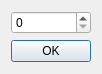
<?xml version="1.0" encoding="UTF-8"?>
<ui version="4.0">
 <class>Vitesse</class>
 <widget class="QDialog" name="Vitesse">
  <property name="geometry">
   <rect>
    <x>0</x>
    <y>0</y>
    <width>95</width>
    <height>74</height>
   </rect>
  </property>
  <property name="sizePolicy">
   <sizepolicy hsizetype="MinimumExpanding" vsizetype="MinimumExpanding">
    <horstretch>0</horstretch>
    <verstretch>0</verstretch>
   </sizepolicy>
  </property>
  <property name="windowTitle">
   <string>Changer la vitesse du diaporama</string>
  </property>
  <layout class="QVBoxLayout" name="verticalLayout">
   <item>
    <layout class="QHBoxLayout" name="horizontalLayout">
     <item>
      <widget class="QSpinBox" name="spinBox">
       <property name="sizePolicy">
        <sizepolicy hsizetype="MinimumExpanding" vsizetype="Maximum">
         <horstretch>0</horstretch>
         <verstretch>0</verstretch>
        </sizepolicy>
       </property>
      </widget>
     </item>
    </layout>
   </item>
   <item>
    <layout class="QHBoxLayout" name="horizontalLayout_2">
     <item>
      <widget class="QDialogButtonBox" name="buttonBox">
       <property name="sizePolicy">
        <sizepolicy hsizetype="Maximum" vsizetype="Maximum">
         <horstretch>0</horstretch>
         <verstretch>0</verstretch>
        </sizepolicy>
       </property>
       <property name="orientation">
        <enum>Qt::Horizontal</enum>
       </property>
       <property name="standardButtons">
        <set>QDialogButtonBox::Ok</set>
       </property>
       <property name="centerButtons">
        <bool>false</bool>
       </property>
      </widget>
     </item>
    </layout>
   </item>
  </layout>
 </widget>
 <resources/>
 <connections>
  <connection>
   <sender>buttonBox</sender>
   <signal>rejected()</signal>
   <receiver>Vitesse</receiver>
   <slot>reject()</slot>
   <hints>
    <hint type="sourcelabel">
     <x>316</x>
     <y>260</y>
    </hint>
    <hint type="destinationlabel">
     <x>286</x>
     <y>274</y>
    </hint>
   </hints>
  </connection>
  <connection>
   <sender>buttonBox</sender>
   <signal>accepted()</signal>
   <receiver>Vitesse</receiver>
   <slot>accept()</slot>
   <hints>
    <hint type="sourcelabel">
     <x>248</x>
     <y>254</y>
    </hint>
    <hint type="destinationlabel">
     <x>157</x>
     <y>274</y>
    </hint>
   </hints>
  </connection>
 </connections>
</ui>
